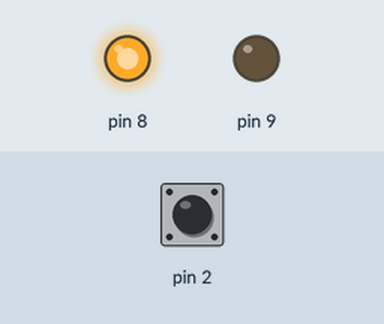
Simulated run of this sketch. Board: Arduino Uno, built with avr-gcc and run on an emulated ATmega328P. On the bench: output pins drawn as LEDs (lit = HIGH). Inputs (shaded band) come from the test bench; at power-on: pin 2 HIGH.

Above: at 0.1 s.
At 1.2 s:
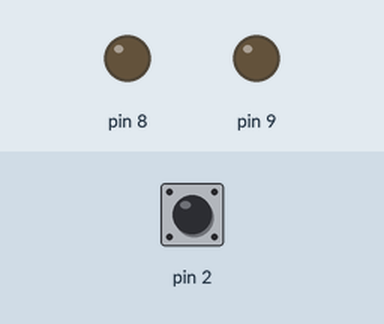
1.3 s: pin 2 pulled LOW for 0.15 s
At 1.9 s:
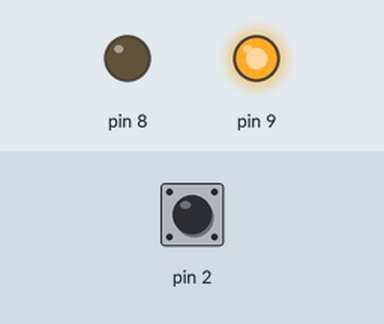
Timing chart, 0 to 10.4 s (numbered marks = the images above; inputs shaded):
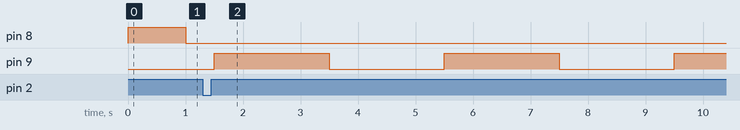

The sketch:

6.5.ino
```cpp
int interrupting = 0;

void setup() {
  // put your setup code here, to run once:
  pinMode(8,OUTPUT);
  pinMode(9,OUTPUT);
  pinMode(2,INPUT_PULLUP);
  attachInterrupt(0,INTR,RISING);
}

void loop() {
  // put your main code here, to run repeatedly:
  if(interrupting==0){
  	digitalWrite(8,1);
    delay(1000);
    digitalWrite(8,0);
    delay(500);
  }
  else if(interrupting==1){
    for(int i=0;i<5;i++){
      digitalWrite(9,1);
      delay(2000);
      digitalWrite(9,0);
      delay(2000);
    }
    interrupting=0;
  }
}

void INTR(){
  interrupting=1;
}
```

Measured:
- after the input at 1.3 s, pin 8: stops changing and stays LOW; pin 9: alternates HIGH for 2.0 s and LOW for 2.0 s, starting after 0.20 s
